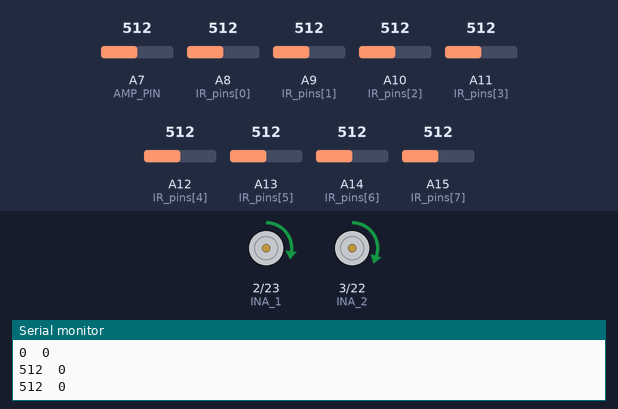
Simulated run of this sketch. Board: Arduino Mega 2560, built with avr-gcc and run on an emulated ATmega2560. Shown: motor-driver pin pairs drawn as motors (green arrow = first pin HIGH = forward, orange = second pin HIGH = backward, longer = more drive), the last lines printed to the serial monitor. The inputs (shaded band) are chosen by the test bench; at power-on: A8 (IR_pins[0]) = 512, A15 (IR_pins[7]) = 512, A13 (IR_pins[5]) = 512, A7 (AMP_PIN) = 512, A9 (IR_pins[1]) = 512, A10 (IR_pins[2]) = 512, A11 (IR_pins[3]) = 512, A12 (IR_pins[4]) = 512, A14 (IR_pins[6]) = 512.

Above: at 5.2 s.
5.3 s: A8 (IR_pins[0]) set to 156
6.8 s: A8 (IR_pins[0]) set to 139
At 7.5 s:
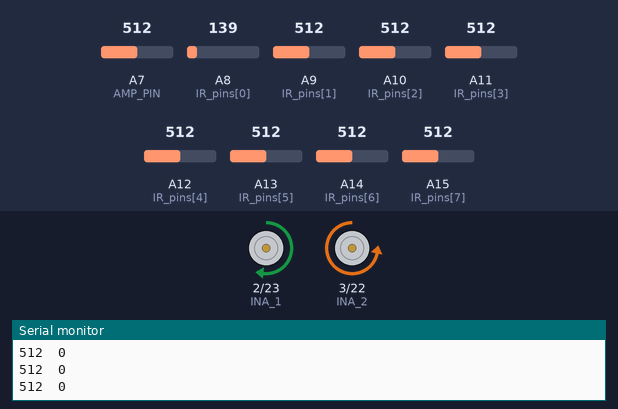
9.8 s: A15 (IR_pins[7]) set to 162
12.8 s: A15 (IR_pins[7]) set to 143
At 13.6 s:
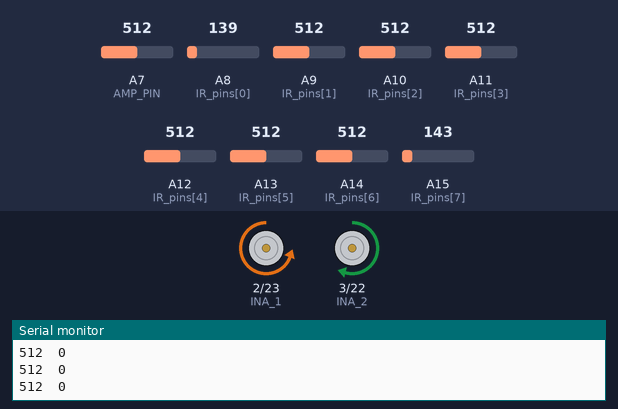
15.2 s: A15 (IR_pins[7]) set to 160
At 16.2 s:
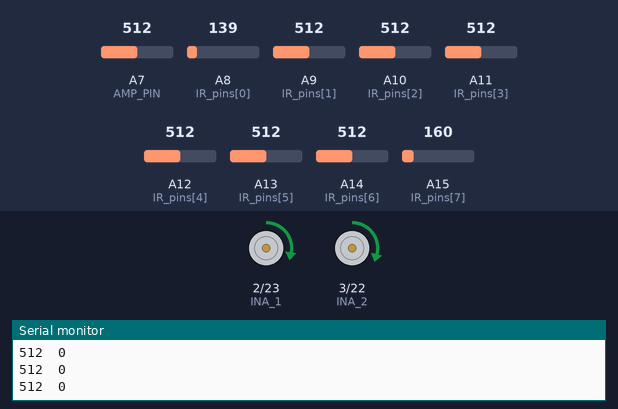
18.2 s: A13 (IR_pins[5]) set to 164
21.2 s: A13 (IR_pins[5]) set to 135
Timing chart, 0 to 25.2 s (numbered marks = the images above; inputs shaded):
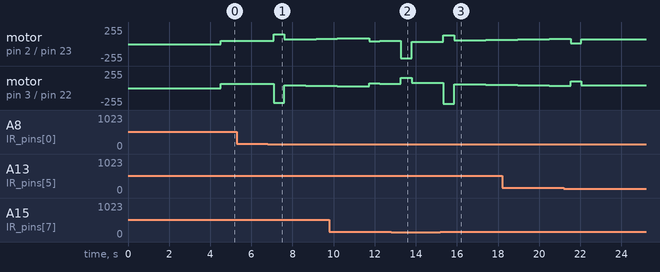

The sketch:

Microphone.ino
```cpp
#include "Line_Following_Tested.h"

const int sampleWindow = 10;  // Sample window width in mS (50 mS = 20Hz)
int const AMP_PIN = A7;       // Preamp output pin connected to A0
unsigned int sample;

void setup()
{
  initializeMotors();
  initializeIRSensors();
  Serial.begin(9600);
}

void loop()
{
  Serial.print(sample);
  Serial.print("  ");
  unsigned long startMillis = millis(); // Start of sample window
  unsigned int peakToPeak = 0;   // peak-to-peak level

  unsigned int signalMax = 0;
  unsigned int signalMin = 1024;

  // collect data for 50 mS and then plot data
  while (millis() - startMillis < sampleWindow)
  {
    sample = analogRead(AMP_PIN);
    if (sample < 1024)  // toss out spurious readings
    {
      if (sample > signalMax)
      {
        signalMax = sample;  // save just the max levels
      }
      else if (sample < signalMin)
      {
        signalMin = sample;  // save just the min levels
      }
    }
  }
  peakToPeak = signalMax - signalMin;  // max - min = peak-peak amplitude
  Serial.println(peakToPeak);
  delay(500);
  //double volts = (peakToPeak * 5.0) / 1024;  // convert to volts
  //Serial.println(volts);

  if (peakToPeak>250){
    Rotate_Wheels(0,0);
  }

  else{
    pid_line_following();
  }
}
```

Line_Following_Tested.h
```cpp
// ir array pins and globals
uint8_t IR_pins[]={A8,A9,A10,A11,A12,A13,A14,A15};
uint16_t sensorValues[8];
uint16_t threshold=150 ;
uint8_t IR_digital_array[8];

//motor driver pins- ENTC
uint8_t INA_1=2;
uint8_t INB_1=23;
uint8_t INA_2=3;
uint8_t INB_2=22;

//PID & errors
float kp = 0.0044;
float kd = 0.022;//0.018
float ki = 0.0007;
uint16_t Basespeed=50;

int previouserror=0;
int error;//temporary use for checking the ir array
int control_signal_1;//for temp use of tunning and debuging- can be made local in pid func
int control_signal_2;//""
int count=0;//""
int total_error=0;//""

int integral = 0;

void initializeIRSensors() {
    // Configure IR array pins
  for (uint8_t i = 0;i<8;i++){pinMode(IR_pins[i],INPUT);}

  //start indicator
  for (uint8_t i = 0; i<10;i++){
    digitalWrite(LED_BUILTIN, HIGH);
    delay(200);
    digitalWrite(LED_BUILTIN, LOW);
    delay(200);
    }
}

void initializeMotors(){
    //Motor Driver Pins
  pinMode(INA_1, OUTPUT);
  pinMode(INB_1, OUTPUT);
  pinMode(INA_2, OUTPUT);
  pinMode(INB_2, OUTPUT);

}


/////////////////************///////////////////

void Rotate_Wheels(int speedA, int speedB) {

//shock();

//speedA = constrain(speedA,-150,150);


  if (speedA > 0) {

  digitalWrite(INB_1, LOW);
  analogWrite(INA_1, speedA);
  }else{

  digitalWrite(INB_1, HIGH);
  analogWrite(INA_1, -speedA);
  }
  if (speedB > 0) {
  digitalWrite(INB_2, LOW);
  analogWrite(INA_2, speedB);

  }else{
  digitalWrite(INB_2, HIGH);
  analogWrite(INA_2, -speedB);

  }
}

void shock(){
  Rotate_Wheels(100,100);
  delay(40);
  Rotate_Wheels(0,0);
  }

uint8_t digital_read(uint8_t pin){
  int IR_analog_value=analogRead(pin);
  if (IR_analog_value<threshold){return 1;}//the only place to change when switch from black line to white?
  else{return 0;}
}

//int error_v(){
//
//  int error_v; //return value
//  for (uint8_t i=0;i<8;i++){
//    IR_digital_array[i]=digital_read(IR_pins[i]); // see globals
//    sensorValues[i]=analogRead(IR_pins[i]); // see globals
//  }
//  //error_v  = IR_digital_array[0]800+IR_digital_array[1]*500+IR_digital_array[2]*200+IR_digital_array[5]-200+IR_digital_array[6]-500+IR_digital_array[7]-800;
//  error_v  =
//  return error_v;
//}

int error_v(){
  total_error=0;
  count =0 ;
  int error_v; //return value
  for (uint8_t i=0;i<8;i++){
    IR_digital_array[i]=digital_read(IR_pins[i]); // see globals
    if (IR_digital_array[i] == 1){
      count+=1;
      total_error =total_error+ 1000*i;
      sensorValues[i]=analogRead(IR_pins[i]); // see globals
      }

  sensorValues[i]=analogRead(IR_pins[i]);
  }

  if (count!=0){
    error_v= total_error/count-3500;
  }else{


    }
  return error_v;
}

void pid_line_following()
{

  int currenterror=error_v();
  error = currenterror;
  integral += currenterror;// global
  int delta=currenterror-previouserror;
  float CT = currenterror*kp + delta*kd + integral*ki;
  previouserror=currenterror;//global previouserror
  control_signal_2=  Basespeed+round(constrain(CT,-255,255));//basespeed global
  control_signal_1=  Basespeed-round(constrain(CT,-255,255));
  //motor_control(1,control_signal_1);motor_control(2,control_signal_2);
 Rotate_Wheels(control_signal_1,control_signal_2+12);

  delay(4);

  //PID_debug();//comment out in normal operation
}

void junction_find(){


  }


void PID_debug(){
  for (uint8_t i=0;i<8;i++){
    Serial.print(sensorValues[i]);
    Serial.print('\t');
    }
  Serial.println('\t');
  for (uint8_t i=0;i<8;i++){
    Serial.print(IR_digital_array[i]);
    Serial.print('\t');
  }
  Serial.print(control_signal_1);
  Serial.print('\t');
  Serial.print(control_signal_2);
  Serial.print('\t');
  Serial.print(error);
  Serial.print('\t');
  Serial.print(count);
  Serial.print('\t');
  Serial.println(total_error);

}
```

Measured:
- the behaviour switches between 150 and 149 on A8 (IR_pins[0]) (found by bisection; images 0 and 1)
- the behaviour switches between 150 and 149 on A15 (IR_pins[7]) (found by bisection; images 1 and 2)
